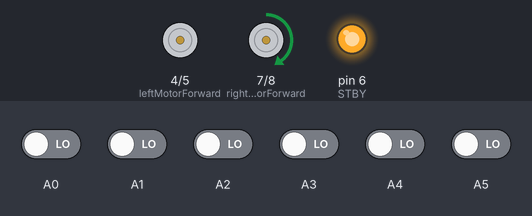
A sketch run on a simulated Arduino Nano, built with avr-gcc and run on an emulated ATmega328P. On the bench: motor-driver pin pairs drawn as motors (green arrow = first pin HIGH = forward, orange = second pin HIGH = backward, longer = more drive, scaled by the enable pin, stopped while the standby pin is LOW), output pins drawn as LEDs (lit = HIGH). The test bench sets the inputs (shaded band); at power-on: A0–5 LOW.

Above: at 5.7 s.
5.8 s: A2 driven HIGH
At 6.8 s:
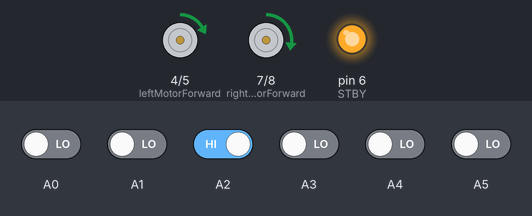
8.8 s: A3 driven HIGH
10.3 s: A4 driven HIGH
At 11.05 s:
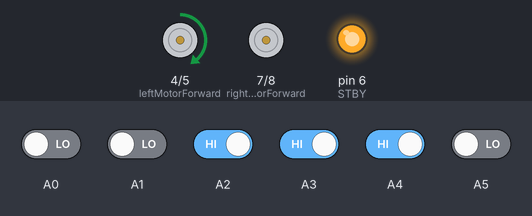
13.3 s: A0 driven HIGH
16.3 s: A1 driven HIGH
19.3 s: A5 driven HIGH
At 19.8 s:
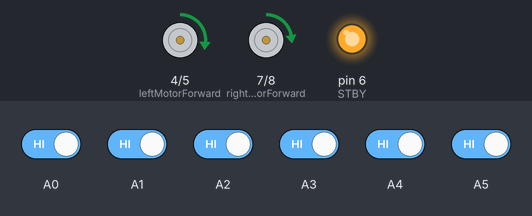
Timing chart, 0 to 21.8 s (numbered marks = the images above; inputs shaded):
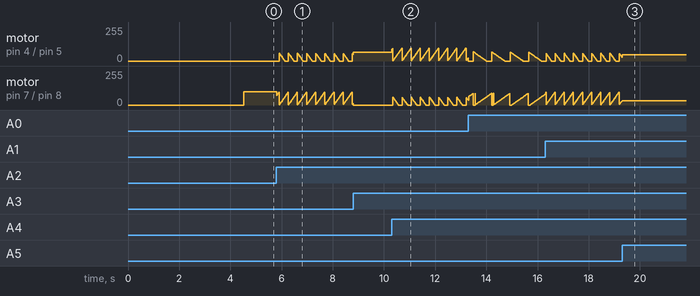

The sketch:

sketch_mar09a.ino
```cpp
/*
 * QTRRC sensörün kendi  kütüphanesini entegre ettik.
*/
#include <QTRSensors.h>
/*
 *  PID algoritmasında kullanılan Kp Kd ve Ki değerlerini tanımlıyoruz.
 *  Bu değerleri deneme yanılma yoluyla hesapladık.
 *  İlk olarak Kp değerini test ettik ve robotumuzun kafa sallama durumunu en aza indirgeyecek değeri bulduk.
 *  Daha sonra Kd değerini test ettik robotun dönüşlerdeki hassasiyetini arttırdık. Böylece döüşlerde yoldan çıkma ihtimalini yok ettik.
 *  Son olarak da Ki değerini ekleyip duyarlılığını keskin dönüşlerde de arttırmış olduk.
*/

#define Kp 0.039 //0.099
#define Kd 0.23 // 0.315
#define Ki 0.0015 // 0

/*
 * Yine algoritma gereği ilk hızını ve çıkabileceği maksimum hızını belirledik.
 * Bu değerleri de yine deneme yanılma yoluyla bulduk.
 * Bu değerler labaratuvar şartlarımıza uygun en ideal değerlerdir.
 * Dilerseniz bunları orantılı bir şekilde arttırabilirsiniz.
*/
#define maxRightSpeed 100
#define maxLeftSpeed 100
#define defaultRightSpeed 30
#define defaultLeftSpeed 30

/*
 * Kaç tane sensör kullanılacaksa onları tanımladık. Dilerseniz bunu sekize çıkarabilirsiniz.
 * QTRRC sensör kullanıma bağlı olarak sensör çıkışlarının düşük kalması için 2500 us bekleme veriyoruz.
 * QTRRC sensör kullanımına bağlı olarak yayıcı pinin çıkışını 2 ye veriyoruz.
*/
#define numberOfSensors  6
#define TIMEOUT       2500
#define EMITTER_PIN   2

/*
 * Aşağıda sağ ve sol motorların motor sürücüden arduinoya olan bağlantılarını verdik.
 * Bu bağlantılar arduino nano içindir.
*/
#define rightMotorForward 7
#define rightMotorBack 8
#define PWM_RIGHT 3
#define leftMotorForward 4
#define leftMotorBack 5
#define PWM_LEFT 9
#define STBY 6

/*
 * Aşağıda bir qtrrc nesnesi tanımalayıp sensör dizimizi, sayısını , bekleme süremizi ve yayıcıyı içine dahil ettik.
*/
QTRSensorsRC qtrrc((unsigned char[]) {  A0, A1, A2, A3, A4, A5} ,numberOfSensors, TIMEOUT, EMITTER_PIN);

unsigned int sensorValues[numberOfSensors];

/*
 * setup bloğunda motor pinlerini çıkışa atıyoruz.
*/
void setup()
{
  pinMode(rightMotorForward, OUTPUT);
  pinMode(rightMotorBack, OUTPUT);
  pinMode(PWM_RIGHT, OUTPUT);
  pinMode(leftMotorForward, OUTPUT);
  pinMode(leftMotorBack, OUTPUT);
  pinMode(PWM_LEFT, OUTPUT);
  pinMode(STBY, OUTPUT);
  digitalWrite(STBY,HIGH);
  Serial.begin(9600);

  /*
   * robotun çizgiye adapte olabilmesi için kalibrasyon metodunu kullandık.
  */
  int i;

  for (int i = 0; i < 100; i++)


   qtrrc.calibrate();
   delay(20);
   waiting();
   delay(2000);


  }
/*
 * PİD algoritması için gerekli hata integral değerlerini tanımladık.
 * Siyah çizgide ise isBlack beyaz çizgide ise isWhite değeri kullanılmak üzere tanımladık. Nedeni ise readline metodunda bu zemin bilgisi girilir.
*/
int previousError = 0;
int previousIntegral = 0;
bool isWhite=0;
bool isBlack=1;

void loop()
{

  unsigned int sensors[6];

  int position =qtrrc.readLine(sensors,QTR_EMITTERS_ON,isWhite);


  int error = 2500- position;


  int Integral = error+previousIntegral;

  /*
   * Motorların hızını sensörlerden okuduğumuz değerlere göre ayarladık.
   * Sonrasında motorların hızlarının negatif değere düşmemesi ve maksimum hızı aşmaması için kontroller yaptık.
  */
  int speedOfMotor = Kp * error + Kd * (error - previousError) + Ki * Integral;
  previousError = error;
  previousIntegral=Integral;

  int speedOfRight = defaultRightSpeed + speedOfMotor;
  int speedOfLeft = defaultLeftSpeed - speedOfMotor;

  if (speedOfRight > maxRightSpeed ) speedOfRight = maxRightSpeed;
  if (speedOfLeft > maxLeftSpeed ) speedOfLeft = maxLeftSpeed;
  if (speedOfRight < 0) speedOfRight = 0;
  if (speedOfLeft < 0) speedOfLeft = 0;

   {
   /*
    * Motorların yürümesi için ileri yöndeki hareketini HIGH, geri yöndeki hareketini LOW yaptık.
   */
  digitalWrite(rightMotorForward, HIGH);
  digitalWrite(rightMotorBack, LOW);
  analogWrite(PWM_RIGHT, speedOfRight);

  digitalWrite(leftMotorForward, HIGH);
  digitalWrite(leftMotorBack, LOW);
  analogWrite(PWM_LEFT, speedOfLeft);
}

}
void waiting(){
  digitalWrite(STBY,HIGH);
}
```

Measured:
- after the input at 10.3 s, motor on pin 4 (leftMotorForward) / pin 5 (leftMotorBack): ramps from forward 2/255 to forward 97/255 and jumps back, once every 0.36 s; motor on pin 7 (rightMotorForward) / pin 8 (rightMotorBack): ramps from forward 58/255 to stopped and jumps back, once every 0.36 s
- after the input at 19.3 s, motor on pin 7 (rightMotorForward) / pin 8 (rightMotorBack): goes on until 19.3 s, then stays forward 31/255
